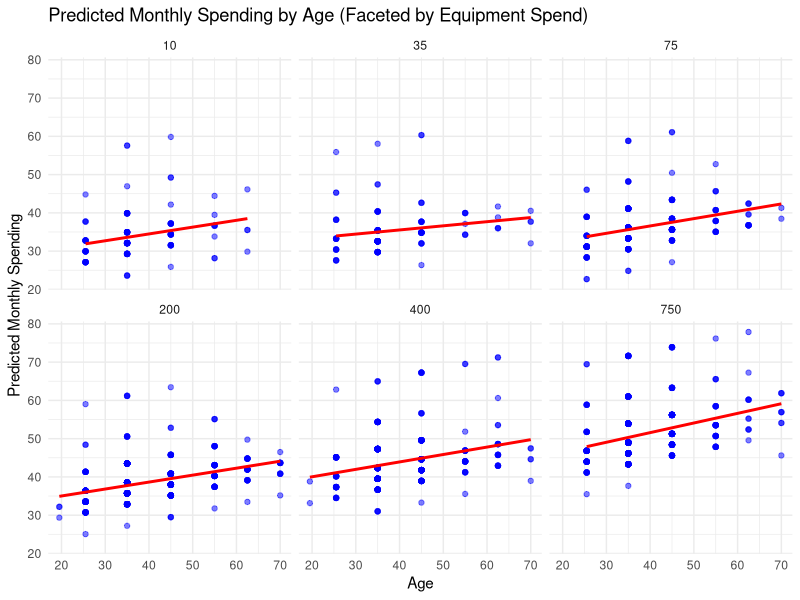
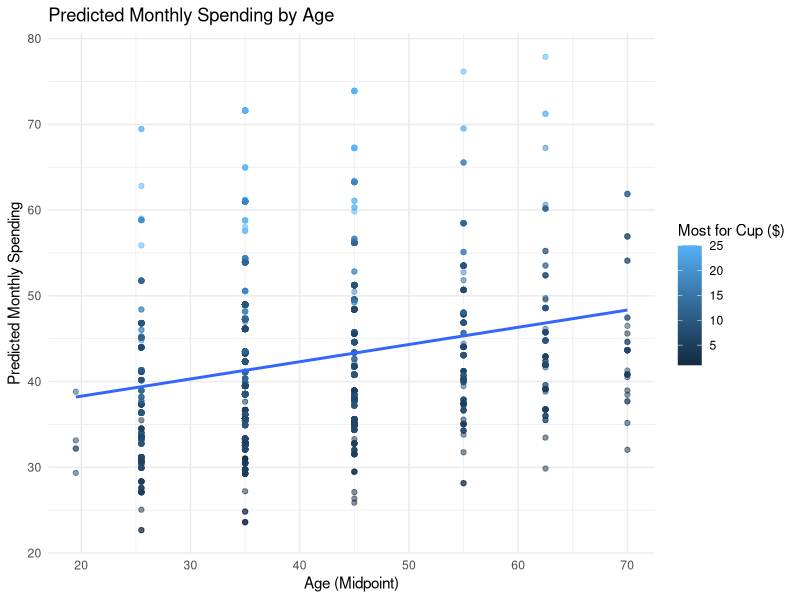

The R source for these figures, in order:
## ---- chunk 1
knitr::opts_chunk$set(echo = TRUE)
## ---- chunk 2
### Packages--------------------------------------------------------------------

library(dplyr)
library(ggplot2)
## ---- chunk 3
### Data Cleaning and Setup-----------------------------------------------------

original_data <- read.csv("GACTT_RESULTS_ANONYMIZED_HW3.csv")
data <- read.csv("GACTT_RESULTS_ANONYMIZED_HW3.csv")

# Data exploration
head(na.omit(data))
sapply(data, class)
sapply(data, function(x) sum(is.na(x)))

table(data$monthly_spending)
table(data$age_num)
table(data$self_experience)
table(data$children)
table(data$most_for_cup)
table(data$equipment_spent)
table(data$marital_status)
table(data$ethnicity_race[!is.na(data$monthly_spend_mdpt)])

# Creating numerical variables
data <- data %>%
  mutate(age_mdpt = case_when(
    age_num == 18 ~ 19.5,
    age_num == 21 ~ 25.5,
    age_num == 30 ~ 35,
    age_num == 40 ~ 45,
    age_num == 50 ~ 55,
    age_num == 60 ~ 62.5,
    age_num == 65 ~ 70
  ))

data <- data %>%
  mutate(monthly_spend_mdpt = case_when(
    monthly_spending == "<$20" ~ 10,
    monthly_spending == "$20-$40" ~ 30,
    monthly_spending == "$40-$60" ~ 50,
    monthly_spending == "$60-$80" ~ 70,
    monthly_spending == "$80-$100" ~ 90,
    monthly_spending == ">$100" ~ 120
  ))

data <- data %>%
  mutate(equip_spent_mdpt = case_when(
    equipment_spent == "Less than $20" ~ 10,
    equipment_spent == "$20-$50" ~ 35,
    equipment_spent == "$50-$100" ~ 75,
    equipment_spent == "$100-$300" ~ 200,
    equipment_spent == "$300-$500" ~ 400,
    equipment_spent == "$500-$1000" ~ 750,
    equipment_spent == "More than $1000" ~ 1500
  ))

data <- data %>%
  mutate(children_mdpt = case_when(
    children == "None" ~ 0,
    children == "1" ~ 1,
    children == "2" ~ 2,
    children == "3" ~ 3,
    children == "More than 3" ~ 5
  ))

data <- data %>%
  mutate(most_for_cup_mdpt = case_when(
    most_for_cup == "Less than $2" ~ 1,
    most_for_cup == "$2-$4" ~ 1,
    most_for_cup == "$4-$6" ~ 5,
    most_for_cup == "$6-$8" ~ 7,
    most_for_cup == "$8-$10" ~ 9,
    most_for_cup == "$10-$15" ~ 12.5,
    most_for_cup == "$15-$20" ~ 17.5,
    most_for_cup == "More than $20" ~ 25
  ))

data <- data %>%
  mutate(race4 = case_when(
    ethnicity_race == "Black/African American" ~ "Other",
    ethnicity_race == "Other (please specify)" ~ "Other",
    ethnicity_race == "Native American/Alaska Native" ~ "Other",
    ethnicity_race == "White/Caucasian" ~ "White",
    ethnicity_race == "Asian/Pacific Islander" ~ "Asian/Pacific Islander",
    ethnicity_race == "Hispanic/Latino" ~ "Hispanic/Latino"
  ))
## ---- chunk 4
### Question 1. Monthly Spending------------------------------------------------

### Part 1. Simple Linear Regression--------------------------------------------

# Regressing monthly spend against age
model <- lm(monthly_spend_mdpt ~ age_mdpt, data = data)
summary(model)
## ---- chunk 5
### Part 2. Building Nested Models----------------------------------------------

# Incorporating equipment spend
model <- lm(monthly_spend_mdpt ~ age_mdpt + equip_spent_mdpt, data = data)
summary(model)

# Incorporating "most for cup"
model <- lm(monthly_spend_mdpt ~ age_mdpt +
              equip_spent_mdpt +
              most_for_cup_mdpt,
            data = data)
summary(model)

# Incorporating number of children
model <- lm(monthly_spend_mdpt ~ age_mdpt +
              equip_spent_mdpt +
              most_for_cup_mdpt +
              children_mdpt,
            data = data)
summary(model)
## ---- chunk 6
### Part 3. Modeling Interaction Effects----------------------------------------

model <- lm(monthly_spend_mdpt ~ age_mdpt +
              equip_spent_mdpt +
              most_for_cup_mdpt +
              age_mdpt * children_mdpt,
            data = data)
summary(model)
## ---- chunk 7
### Part 4. Visualization-------------------------------------------------------

model <- lm(monthly_spend_mdpt ~ age_mdpt +
              equip_spent_mdpt +
              most_for_cup_mdpt,
            data = data)
summary(model)
data$predicted_spending <- predict(model, newdata = data)


ggplot(
  data %>% filter(!is.na(equip_spent_mdpt)), # Remove NA values
  aes(x = age_mdpt, y = predicted_spending)
) +
  geom_point(alpha = 0.5, color = "blue") +
  geom_smooth(method = "lm", color = "red", se = FALSE) +
  facet_wrap(~equip_spent_mdpt) + # Facet by equipment spending
  labs(
    title = "Predicted Monthly Spending by Age (Faceted by Equipment Spend)",
    x = "Age",
    y = "Predicted Monthly Spending"
  ) +
  theme_minimal()

ggplot(data, aes(x = age_mdpt,
                 y = predicted_spending,
                 color = most_for_cup_mdpt)) +
  geom_point(alpha = 0.5) +
  geom_smooth(method = "lm", se = FALSE) +
  labs(
    title = "Predicted Monthly Spending by Age",
    x = "Age (Midpoint)",
    y = "Predicted Monthly Spending",
    color = "Most for Cup ($)"
  ) +
  theme_minimal()
## ---- chunk 8
### Question 2. Coffee Preference Analysis--------------------------------------

### Part 1. Binary Indicator for Coffee Preference------------------------------

data <- data %>%
  mutate(a_pref_bin = case_when(
    abc_prefer == "Coffee A" ~ 1,
    abc_prefer == "Coffee B" ~ 0,
    abc_prefer == "Coffee C" ~ 0
  ))

## ---- chunk 9
### Part 2. OLS Modeling--------------------------------------------------------

# Regress preference for A against race
model <- lm(a_pref_bin ~ race4, data = data)
summary(model)
## ---- chunk 10
# Regress preference for A against race with controls for age and # of children
model <- lm(a_pref_bin ~ race4 + age_mdpt + equip_spent_mdpt, data = data)
summary(model)
## ---- chunk 11
### Part 3. Binary Logistic Regression------------------------------------------

model_logit <- glm(a_pref_bin ~ race4 + age_mdpt + equip_spent_mdpt,
  data = data,
  family = binomial
)
summary(model_logit)
